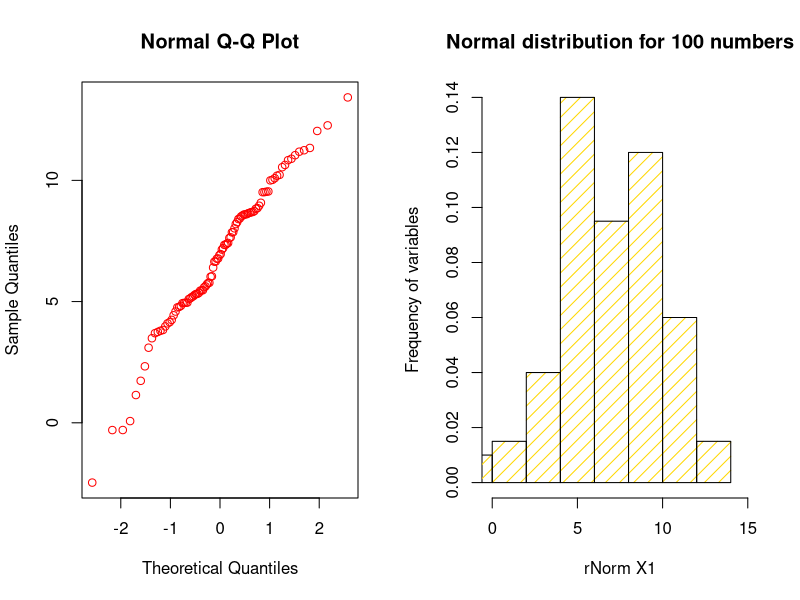
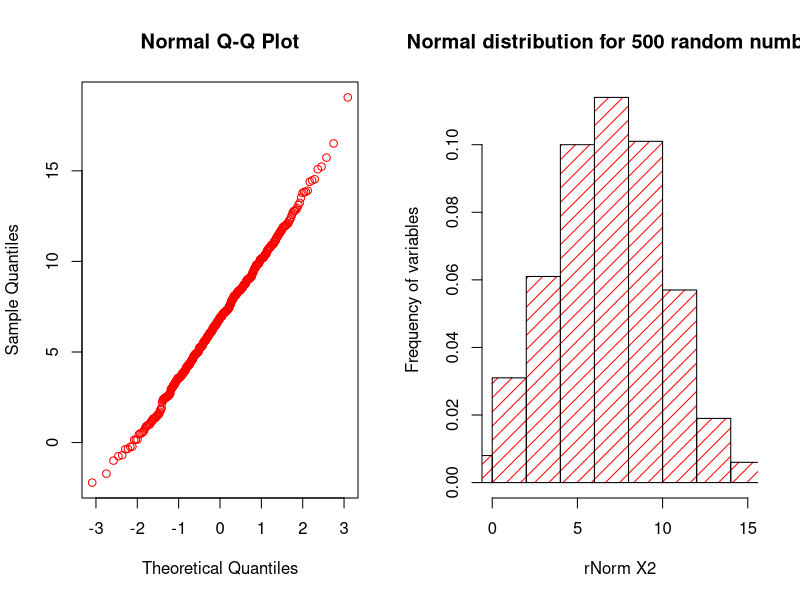
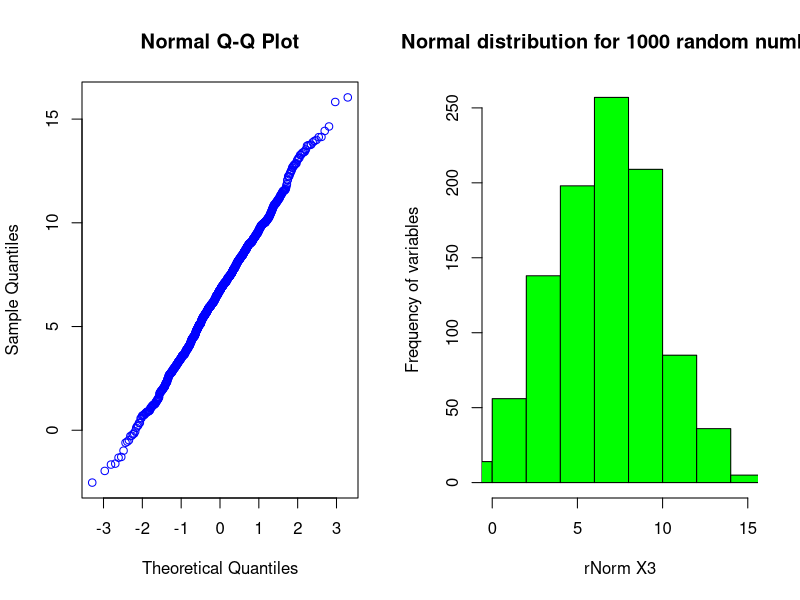
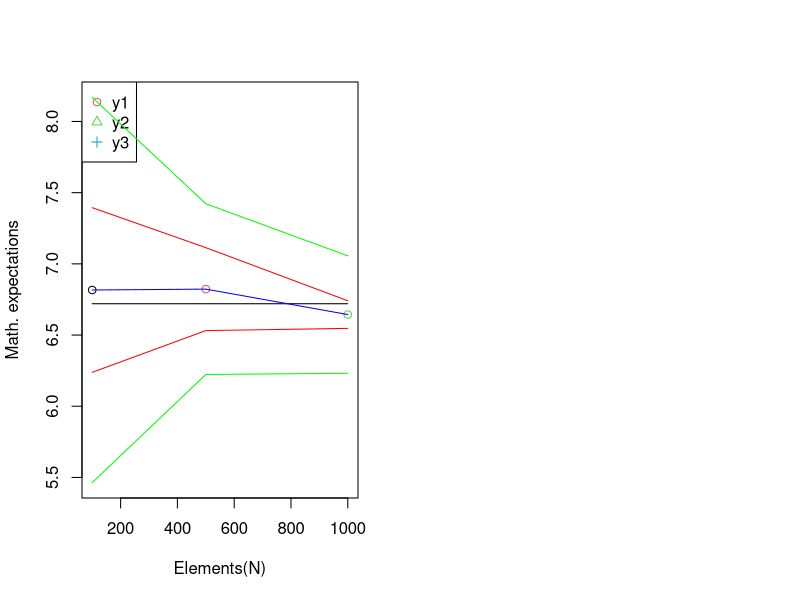

Here is the R script that generated these plots, in order:
# Интервальные оценки параметров нормального распределения
# Estimating parameters from a normal distribution

# continuous probability distribution for a real-valued random variable

#1. N=[100, 500, 1000]

# Параметры задать самостоятельно:
mean=6.72
sd=3.15

N1=100
x1 = rnorm(N1, mean, sd) #generate normal distribution
x1

N2=500
x2 = rnorm(N2, mean, sd)
x2

N3=1000
x3 =rnorm(N3,mean,sd)
x3

#2. Build qqplot and Histograms для построенных выборок
# Quantile-Quantile (Q-Q) Plot

# plot, which is a graphical method for comparing two probability distributions 
# by plotting their quantiles against each other
oldpar=par()
par(mfrow=c(1,2))
qqnorm(x1, col="red")
hist(x1,freq=FALSE,density=10,angle=45, col="gold", 
     xlim = c(0,15), #interval of x
     main = "Normal distribution for 100 numbers",
     xlab = "rNorm X1", border="black",
     ylab="Frequency of variables")
#Эти 2 партии, по-видимому, произошли от популяций с общим распространением.
#Значения пакета 1 совпадают с соответствующими значениями пакета 2.
# Различия
oldpar=par()
par(mfrow=c(1,2))
qqnorm(x2, col="red")

#2nd:
hist(x2,freq=FALSE,density=10,angle=45, col="red", 
     xlim = c(0,15), #interval of x
     main = "Normal distribution for 500 random numbers",
     xlab = "rNorm X2", border="black",
     ylab="Frequency of variables")

#3rd:
oldpar=par()
par(mfrow=c(1,2))
qqnorm(x3, col="blue")
hist(x3,col="green",
     xlim = c(0,15), #interval of x
     main = "Normal distribution for 1000 random numbers",
     xlab = "rNorm X3",
     ylab="Frequency of variables")


#3. Find values of numerical characteristics

#выборочные среднее:
mean(x1)
mean(x2)
mean(x3)

#дисперсию:
var(x1)
var(x2)
var(x3)

#среднее квадратическое отклонение
sd(x1)
sd(x2)
sd(x3)


# 4.Построить доверительные интервалы для математического ожидания при известном значении 
# дисперсии на уровне значимости α = 0,05
#термин при интервальной оценке статистических параметров, более предпочтительной при небольшом объёме выборки, чем точечная
#term for interval estimation of statistical parameters, more preferable with a small sample size than point
summary(x1)
mean(x1)
se=sd(x1)/sqrt(N1)*qnorm(1-0.05/2)	   #standar error  sd(x1)=sqrt(var(x1))
se

ci.upper1=mean(x1)+se
ci.lower1=mean(x1)-se
cat("доверительный интервал for x1 = [",ci.lower1,",",ci.upper1,"]")


summary(x2)
mean(x2)
se=sd(x2)/sqrt(N2)*qnorm(1-0.05/2)	
se
ci.upper2=mean(x2)+se
ci.lower2=mean(x2)-se
cat("доверительный интервал for x2= [",ci.lower2,",",ci.upper2,"]")


summary(x3)
mean(x3)
se=sd(x3)/sqrt(N3)  
se
ci.upper3=mean(x3)+se
ci.lower3=mean(x3)-se
cat("доверительный интервал x3= [",ci.lower3,",",ci.upper3,"]")


#5.Построить доверительные интервалы для математическогоожидания при неизвестном значении 
# дисперсии (оцененном по выборке) на уровне значимости α = 0,05


summary(x1)
mean(x1)
se=mean(x1)/sqrt(N1)* qt(1- (0.05/2), N1-1)   #standar error  unknowing the dispersion
se

c=qnorm(1-0.05/2)		  #trust cofficient
q=qt(1- (0.05/2), N1-1)

ci.upper11=mean(x1)+se
ci.lower11=mean(x1)-se
cat("доверительный интервал for x1 = [",ci.lower11,",",ci.upper11,"]")


summary(x2)
mean(x2)
se=mean(x2)/sqrt(N2)*qt(1- (0.05/2), N2-1)  
se
ci.upper22=mean(x2)+se
ci.lower22=mean(x2)-se
cat("доверительный интервал for x2= [",ci.lower22,",",ci.upper22,"]")


summary(x3)
mean(x3)
se=mean(x3)/sqrt(N3)* qt(1- (0.05/2), N3-1)
se
ci.upper33=mean(x3)+se
ci.lower33=mean(x3)-se
cat("доверительный интервал for x3= [",ci.lower33,",",ci.upper33,"]")


#6. Построить график зависимости точечных оценок математического ожидания, 
# а также левых и правых границ доверительных интервалов от объема выборки

min = min(ci.lower1, ci.lower2, ci.lower3, ci.lower11, ci.lower33, ci.lower33)
min

max = max(ci.upper1, ci.upper2, ci.upper3, ci.upper11 , ci.upper22, ci.upper33)
max

meanN = c(mean, mean, mean)
meanN

MO = c(mean(x1), mean(x2), mean(x3))
MO

n = c(N1, N2, N3)
n


xMin = c(ci.lower1, ci.lower2, ci.lower3)
xMax = c(ci.upper1, ci.upper2, ci.upper3)
yMin = c(ci.lower11, ci.lower22, ci.lower33)
yMax = c(ci.upper11 , ci.upper22, ci.upper33)

ylin = c(min, max)

plot(n, MO ,type="p",   col = 1:6,
	xlab="Elements(N)", xlim=c(100,1000),
      ylab="Math. expectations", ylin)

legend("topleft", legend=c("y1", "y2","y3"), pch=c(1, 2, 3), col=c(2, 3,4))

lines(n, meanN)
lines (n, MO, pch=1, col="blue")
lines (n, xMin, pch=1,col="red")
lines (n, xMax,pch=2, col="red")
lines (n, yMin, pch=3, col="green")
lines (n, yMax, pch=3, col="green")

